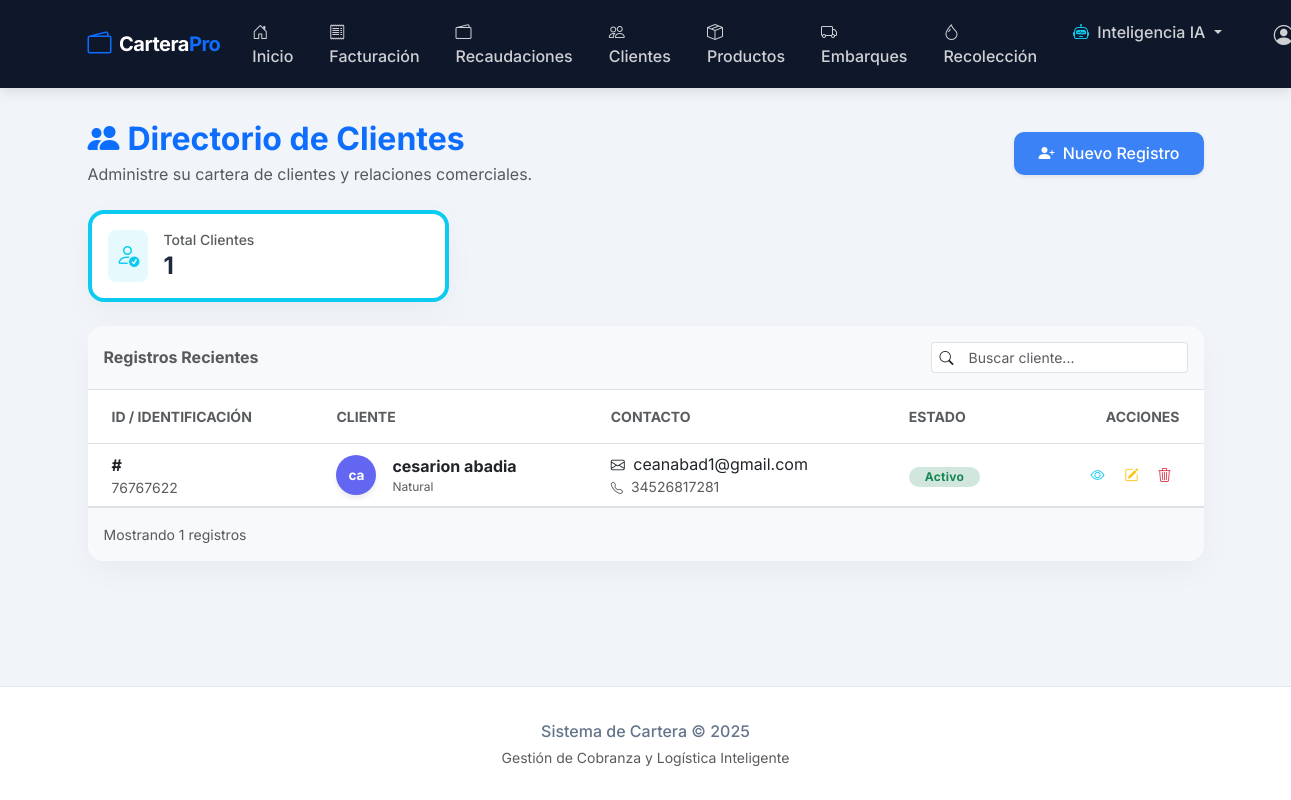
Page /clientes/ (signed in) on the earlier database version.
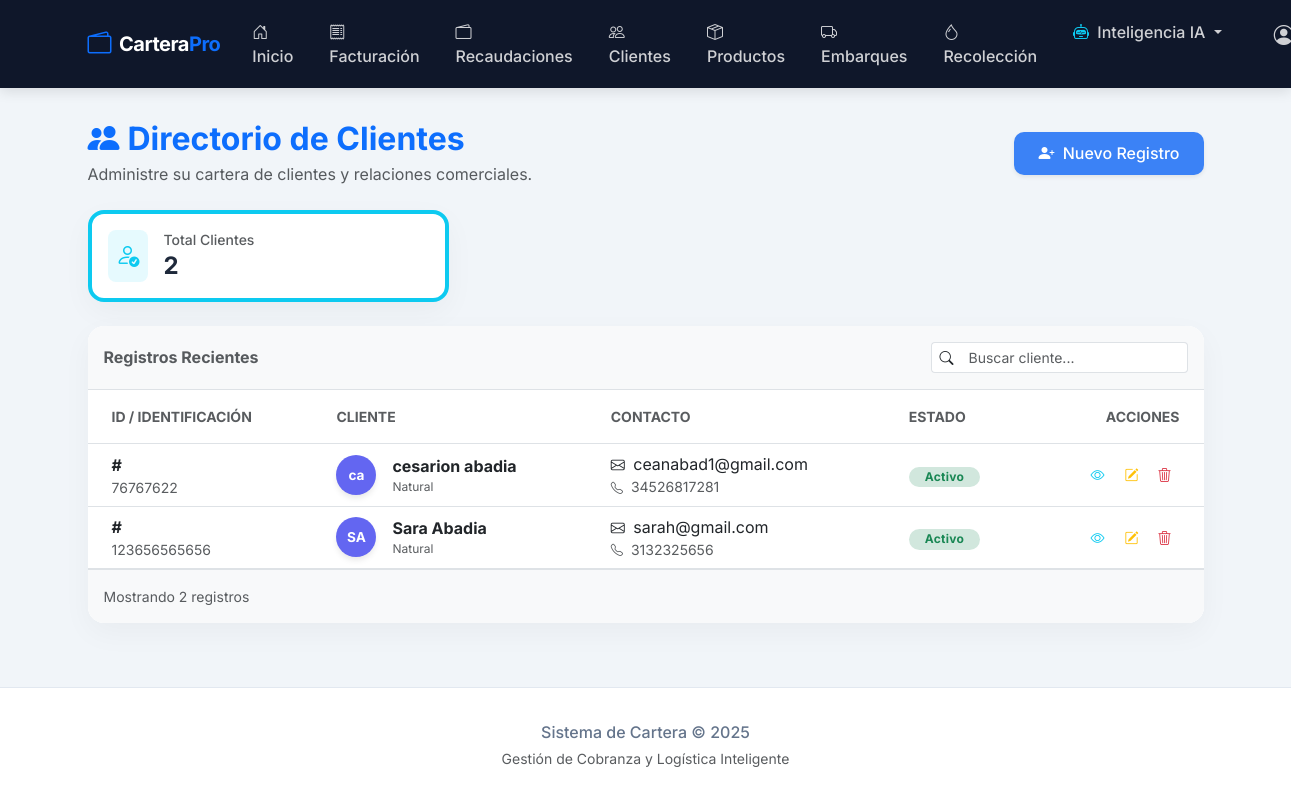
Same page on the later database version.
### clientes/models.py (models this page shows, shortened)
class Cliente(models.Model):
    numero_unico = models.AutoField(primary_key=True)
    numero_identificacion = models.CharField(max_length=50, unique=True)
    PERSONA_TIPO_CHOICES = [
        ('natural', 'Persona Natural'),
        ('juridica', 'Persona Jurídica'),
    ]
    tipo_persona = models.CharField(max_length=10, choices=PERSONA_TIPO_CHOICES)
    nombre = models.CharField(max_length=100)
    apellido = models.CharField(max_length=100)
    email = models.EmailField(unique=True)
    telefono = models.CharField(max_length=20, blank=True, null=True)
    direccion = models.CharField(max_length=255, blank=True, null=True)
    ciudad = models.CharField(max_length=100)
    FORMA_PAGO_CHOICES = [
        ('contado', 'Contado'),
        ('credito_15', 'Crédito a 15 días'),
        ('credito_30', 'Crédito a 30 días'),
        ('credito_60', 'Crédito a 60 días'),
        ('otro', 'Otro'),
    ]
    forma_pago = models.CharField(max_length=20, choices=FORMA_PAGO_CHOICES)
    dias_credito = models.PositiveIntegerField(blank=True, null=True, help_text="Si selecciona 'Otro', especifique los días de crédito")
    fecha_creacion = models.DateTimeField(auto_now_add=True)
    fecha_actualizacion = models.DateTimeField(auto_now=True)
    saldo = models.DecimalField(max_digits=12, decimal_places=2, default=0)
    activo = models.BooleanField(default=True)

### clientes/views.py (the view)
# urls.py: path('', views.cliente_list, name='cliente_list'),
@login_required
def cliente_list(request):
    clientes = Cliente.objects.all()
    return render(request, 'clientes/cliente_list.html', {'clientes': clientes})

### clientes/templates/clientes/cliente_list.html (shortened to what the changed rows need)
{% extends "base.html" %}
{% block content %}
<div class="row align-items-center mb-4">
    <div class="col-md-6">
        <h2 class="fw-bold text-primary mb-1">
            <i class="bi bi-people-fill me-2"></i>Directorio de Clientes
        </h2>
    </div>
</div>
<div class="row g-3 mb-4">
    <div class="col-md-4">
        <div class="glass-card p-3 border-start border-4 border-info">
            <div class="d-flex align-items-center">
                <div>
                    <h6 class="text-muted small mb-1">Total Clientes</h6>
                    <h4 class="fw-bold mb-0">{{ clientes.count|default:0 }}</h4>
                </div>
            </div>
        </div>
    </div>
</div>
<div class="glass-card border-0 overflow-hidden">
    <div class="table-responsive">
        <table class="table table-hover align-middle mb-0">
            <thead class="bg-light-subtle">
                <tr>
                    <th class="ps-4 py-3 text-muted small text-uppercase fw-bold">ID / Identificación</th>
                    <th class="py-3 text-muted small text-uppercase fw-bold">Cliente</th>
                    <th class="py-3 text-muted small text-uppercase fw-bold">Contacto</th>
                    <th class="py-3 text-muted small text-uppercase fw-bold">Estado</th>
                    <th class="py-3 text-muted small text-uppercase fw-bold text-end pe-4">Acciones</th>
                </tr>
            </thead>
            <tbody>
                {% for cliente in clientes %}
                <tr class="border-top">
                    <td class="ps-4">
                        <div class="text-dark fw-bold">#{{ cliente.id }}</div>
                        <div class="text-muted small">{{ cliente.numero_identificacion|default:"-" }}</div>
                    </td>
                    <td>
                        <div class="d-flex align-items-center">
                            <div class="avatar-circle me-3">
                                {{ cliente.nombre|slice:":1" }}{{ cliente.apellido|slice:":1" }}
                            </div>
                            <div>
                                <div class="fw-bold text-dark">{{ cliente.nombre }} {{ cliente.apellido }}</div>
                                <div class="text-muted x-small">{{ cliente.tipo_persona|capfirst }}</div>
                            </div>
                        </div>
                    </td>
                    <td>
                        <div class="text-dark"><i class="bi bi-envelope small me-1"></i> {{ cliente.email|default:"Sin correo" }}</div>
                        <div class="text-muted small"><i class="bi bi-telephone small me-1"></i> {{ cliente.telefono|default:"-" }}</div>
                    </td>
                    <td>
                        {% if cliente.activo %}
                            <span class="badge bg-success-subtle text-success px-3 rounded-pill fw-bold">Activo</span>
                        {% else %}
                            <span class="badge bg-danger-subtle text-danger px-3 rounded-pill fw-bold">Inactivo</span>
                        {% endif %}
                    </td>
                    <td class="text-end pe-4">
                        <div class="btn-group">
                            <a href="{% url "clientes:cliente_detail" cliente.pk %}" class="btn btn-sm btn-outline-info border-0 rounded-circle p-2" title="Ver Detalles">
                                <i class="bi bi-eye"></i>
                            </a>
                            <a href="{% url "clientes:cliente_update" cliente.pk %}" class="btn btn-sm btn-outline-warning border-0 rounded-circle p-2 mx-1" title="Editar">
                                <i class="bi bi-pencil-square"></i>
                            </a>
                            <a href="{% url "clientes:cliente_delete" cliente.pk %}" class="btn btn-sm btn-outline-danger border-0 rounded-circle p-2" title="Eliminar">
                                <i class="bi bi-trash3"></i>
                            </a>
                        </div>
                    </td>
                </tr>
                {% endfor %}
            </tbody>
        </table>
    </div>
    <div class="p-3 bg-light border-top d-flex justify-content-between align-items-center">
        <span class="text-muted small">Mostrando {{ clientes.count|default:0 }} registros</span>
    </div>
</div>
{% endblock %}

Differences in the rows shown:
added Cliente: numero_identificacion "123656565656", nombre "S", apellido "A", nombre "Sara", apellido "Abadia", tipo_persona "Natural", email "sarah@gmail.com", telefono "3132325656", activo "Activo"
Other differences:
{{ clientes.count|default:0 }}: "1" → "2"
